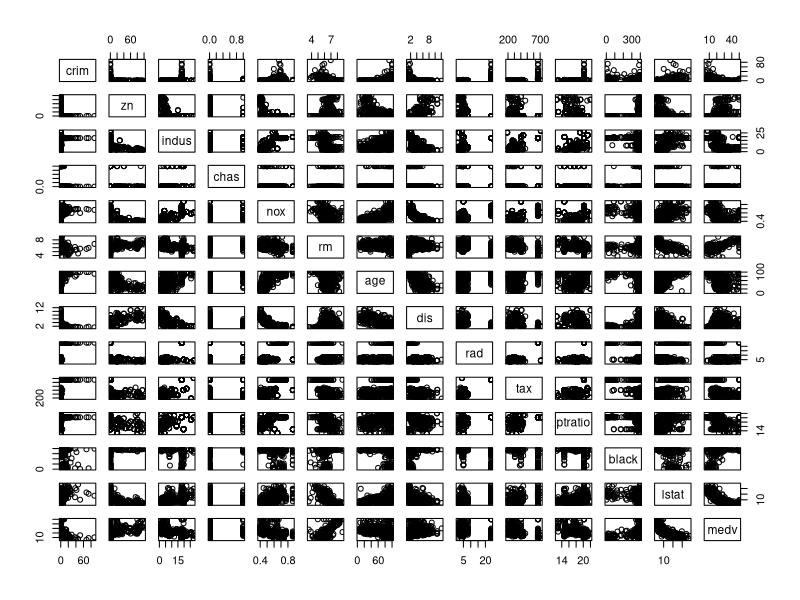
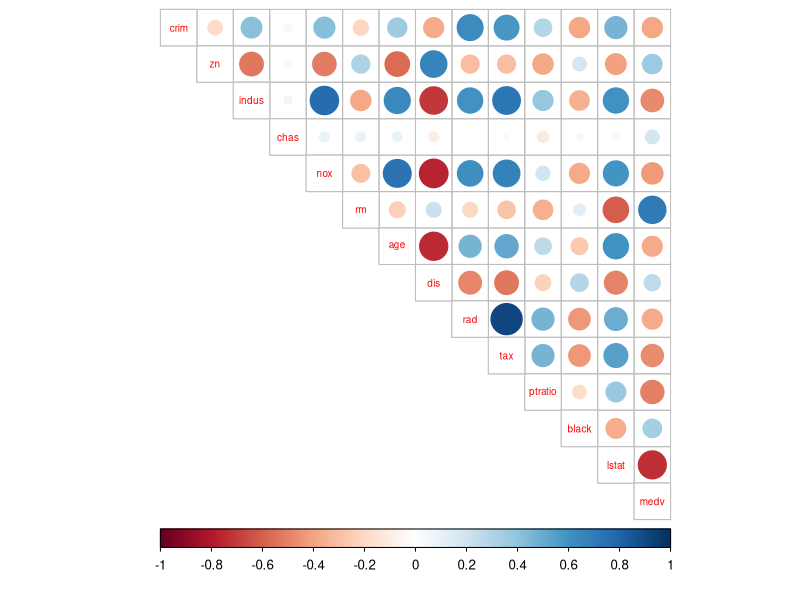
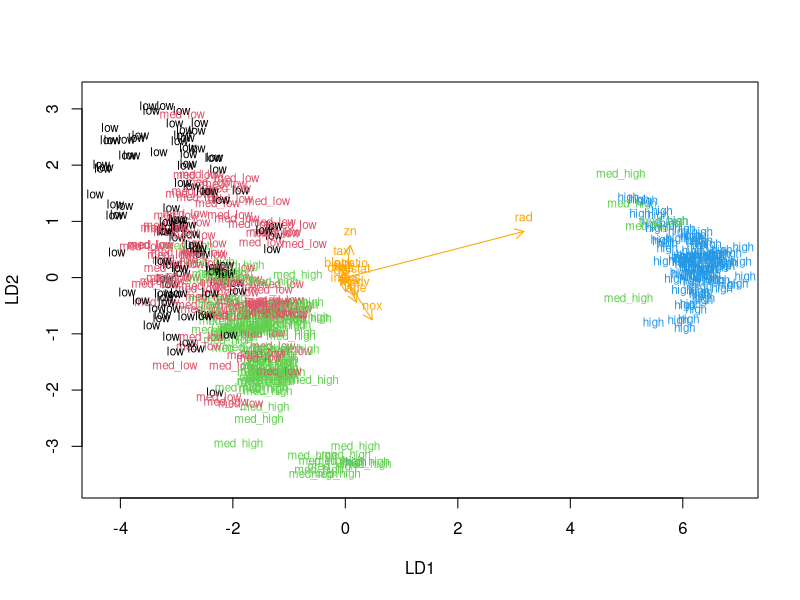
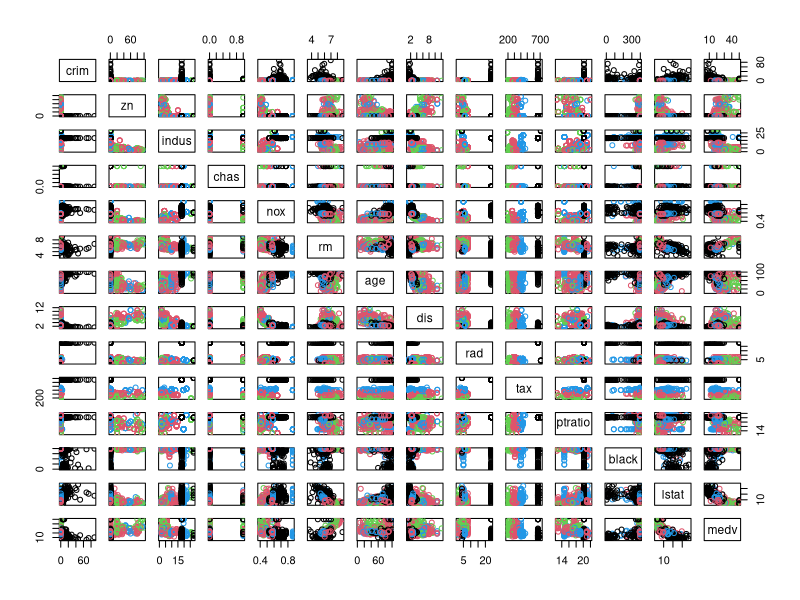
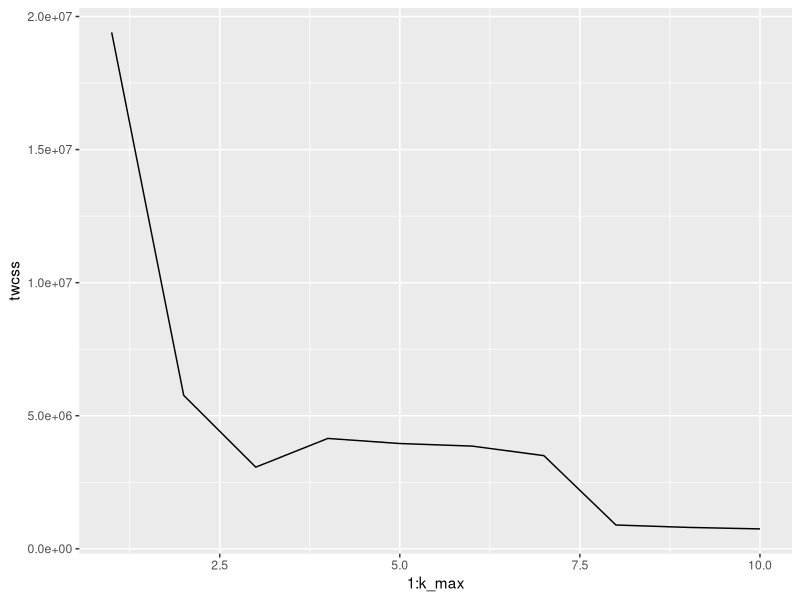
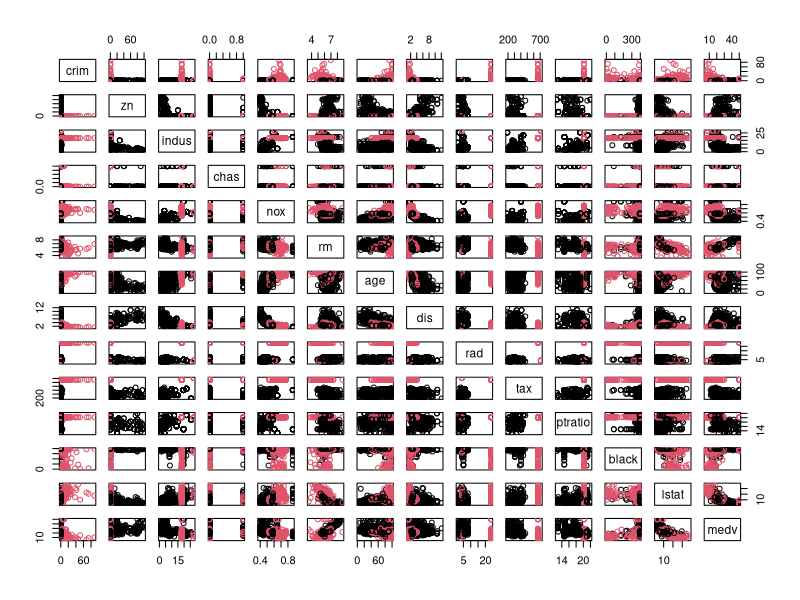

The R source for these figures, in order:
## ---- chunk 1
library(MASS)
data("Boston")
str(Boston)
summary(Boston)
pairs(Boston)
## ---- chunk 2
# MASS, corrplot, tidyr and Boston dataset are available
library(MASS)
data("Boston")
library(corrplot)
library(tidyr)
cor_matrix<-cor(Boston)  %>% round(digits=2)
cor_matrix
corrplot(cor_matrix, method="circle", type="upper", cl.pos="b", tl.pos="d", tl.cex = 0.6)

## ---- chunk 3
# MASS, Boston and boston_scaled are available
library(MASS)
data(Boston)
boston_scaled <- scale(Boston)
boston_scaled <- as.data.frame(boston_scaled)
summary(boston_scaled$crim)
bins <- quantile(boston_scaled$crim)
bins
crime <- cut(boston_scaled$crim, breaks = bins, include.lowest = TRUE, labels = c("low", "med_low", "med_high", "high"))
table(crime)
boston_scaled <- dplyr::select(boston_scaled, -crim)
boston_scaled <- data.frame(boston_scaled, crime)

## ---- chunk 4
n <- nrow(boston_scaled)
ind <- sample(n,  size = n * 0.8)
train <- boston_scaled[ind,]
test <- boston_scaled[-ind,]
correct_classes <- test$crime
test <- dplyr::select(test, -crime)

## ---- chunk 5
library(MASS)
#train <- boston_scaled[ind,]
#data(train)
lda.fit <- lda(crime ~ ., data = train)
lda.fit
lda.arrows <- function(x, myscale = 1, arrow_heads = 0.1, color = "orange", tex = 0.75, choices = c(1,2)){
  heads <- coef(x)
  arrows(x0 = 0, y0 = 0, 
         x1 = myscale * heads[,choices[1]], 
         y1 = myscale * heads[,choices[2]], col=color, length = arrow_heads)
  text(myscale * heads[,choices], labels = row.names(heads), 
       cex = tex, col=color, pos=3)
}

classes <- as.numeric(train$crime)
plot(lda.fit, dimen = 2, col = classes, pch = classes)
lda.arrows(lda.fit, myscale = 1)

## ---- chunk 6
lda.pred <- predict(lda.fit, newdata = test)
table(correct = correct_classes, predicted = lda.pred$class)
## ---- chunk 7
library(MASS)
data(Boston)
scale(Boston)
dist_eu <- dist(Boston)
summary(dist_eu)
dist_man <- dist(Boston, method = 'manhattan')
summary(dist_man)

## ---- chunk 8
data(Boston)
scale(Boston)
km <-kmeans(Boston, centers = 4)
pairs(Boston, col = km$cluster)
## ---- chunk 9
data(Boston)
set.seed(123)
k_max <- 10
twcss <- sapply(1:k_max, function(k){kmeans(Boston, k)$tot.withinss})
library(ggplot2)
qplot(x = 1:k_max, y = twcss, geom = 'line')
km <-kmeans(Boston, centers = 2)
pairs(Boston, col = km$cluster)

